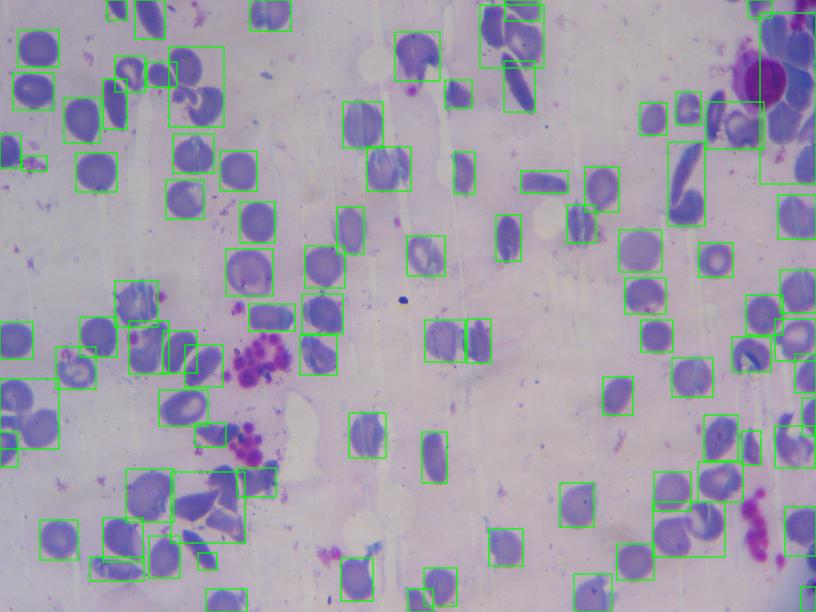
%> input picture Imagenes/001ConBoundingBox.jpg, 816 x 612 px
$ octave --eval "drawBB(imread('../Imagenes/001ConBoundingBox.jpg'));"   (GNU Octave 9; MATLAB toolbox functions it lacks are replaced by stand-ins)
%> lines starting %> are read from the running program, lines starting %| are printed output that depends on the picture
function drawBB(im)

s = regionprops(im);
%> s = 249 regions; largest, Area and Centroid: 51827 [433.7 293.2 2.2], 51442 [424.8 285.5 2.2], 50251 [413.8 281.8 2.2], 48995 [400.1 286.9 2.1], 48952 [444.9 302.5 2.2]
figure
imshow(im);
hold on

for j=1 : length(s)
    thisBB = s(j).BoundingBox;
    rectangle('Position', [thisBB(1), thisBB(2), thisBB(3), thisBB(4)], 'EdgeColor','r', 'LineWidth', 3);
    hold on
end
%> this loop made 249 passes
%> thisBB on passes 1 to 3: [168.5 87.5 2.5 1 1 1], [NaN NaN NaN NaN NaN NaN], [NaN NaN NaN NaN NaN NaN]
%> `drawBB(imread('../Imagenes/001ConBoundingBox.jpg'));`:
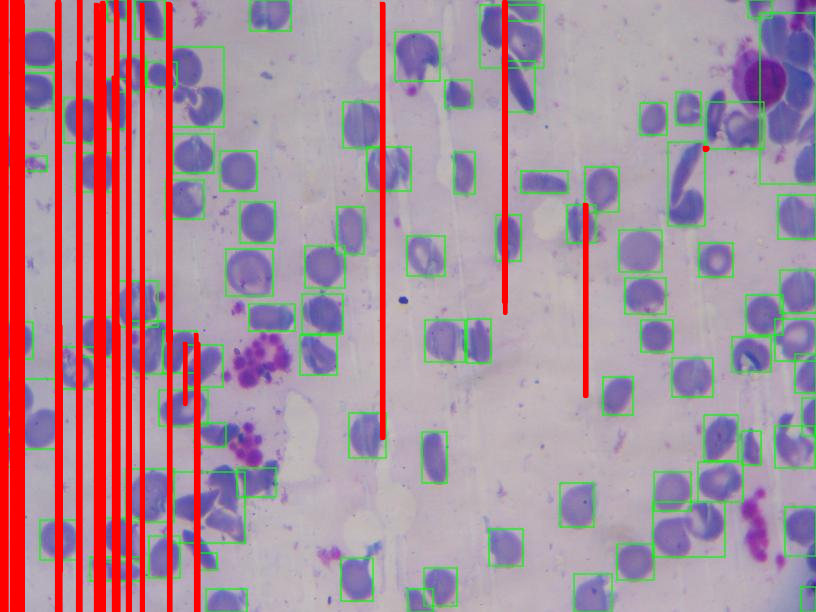
%> figure redrawn from the program's plot data

end

$ run again, on Imagenes/Comparción FR vs FR+Ec.PNG
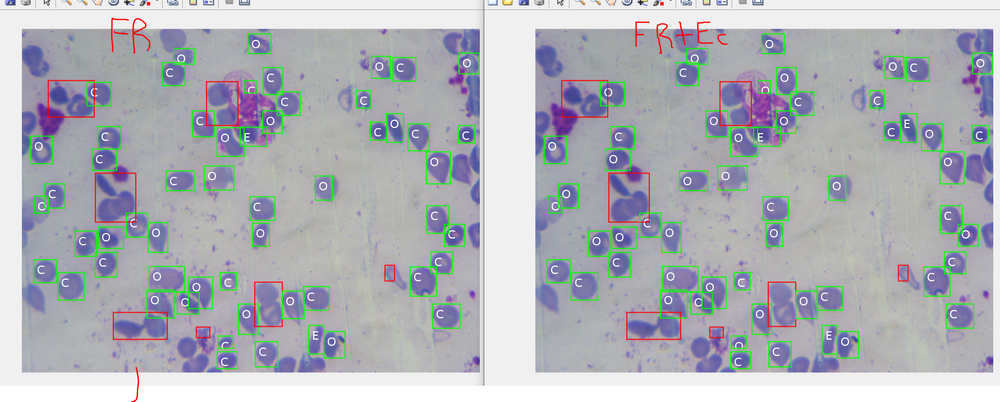
%> input picture Imagenes/Comparción FR vs FR+Ec.PNG, 1000 x 402 px, shrunk from 1782 x 716 before the run
%> s = 255 regions; largest, Area and Centroid: 151538 [459.6 169.1 2], 48326 [501.6 391.3 2], 40623 [548.2 211.7 2.2], 40127 [548.6 224.2 2.2], 40073 [540.6 201.1 2.2]
%> the loop in drawBB, `for j=1 : length(s)` made 255 passes
%> thisBB on passes 1 to 3: [57.5 32.5 0.5 844 362 3], [123.5 27.5 0.5 600 265 3], [34.5 19.5 0.5 673 309 3]
%> `drawBB(imread('../Imagenes/001ConBoundingBox.jpg'));`:
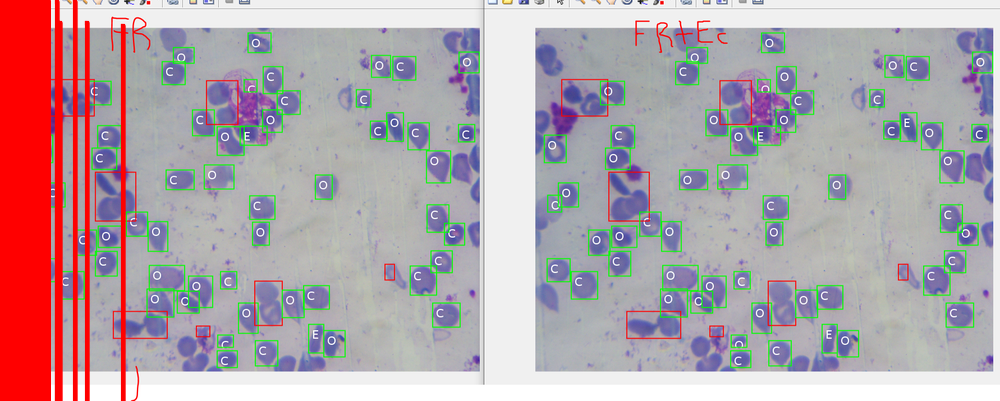
%> figure redrawn from the program's plot data
